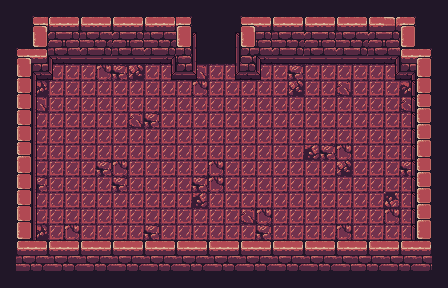

Below is a game level as drawn by its tile map, then a one-line description and the .tmx file that defines it, in full:
An orthogonal 28x18 tile map with 16x16 px tiles, 4 tile layers (Tile - Background, Tile - Floor, Tile - Border, Tile - Skirting) and 10 objects (NicodranasPort).

<map version="1.4" tiledversion="1.4.2" orientation="orthogonal" renderorder="right-down" width="28" height="18" tilewidth="16" tileheight="16" infinite="0" nextlayerid="8" nextobjectid="14">
 <tileset firstgid="1" source="Dungeon.tsx" />
 <layer id="1" name="Tile - Background" width="28" height="18">
  <data encoding="csv">
16,16,16,16,16,16,16,16,16,16,16,16,16,16,16,16,16,16,16,16,16,16,16,16,16,16,16,16,
16,16,16,16,16,16,16,16,16,16,16,16,16,16,16,16,16,16,16,16,16,16,16,16,16,16,16,16,
16,16,16,16,16,16,16,16,16,16,16,16,16,16,16,16,16,16,16,16,16,16,16,16,16,16,16,16,
16,16,16,16,16,16,16,16,16,16,16,16,16,16,16,16,16,16,16,16,16,16,16,16,16,16,16,16,
16,16,16,16,16,16,16,16,16,16,16,16,16,16,16,16,16,16,16,16,16,16,16,16,16,16,16,16,
16,16,16,16,16,16,16,16,16,16,16,16,16,16,16,16,16,16,16,16,16,16,16,16,16,16,16,16,
16,16,16,16,16,16,16,16,16,16,16,16,16,16,16,16,16,16,16,16,16,16,16,16,16,16,16,16,
16,16,16,16,16,16,16,16,16,16,16,16,16,16,16,16,16,16,16,16,16,16,16,16,16,16,16,16,
16,16,16,16,16,16,16,16,16,16,16,16,16,16,16,16,16,16,16,16,16,16,16,16,16,16,16,16,
16,16,16,16,16,16,16,16,16,16,16,16,16,16,16,16,16,16,16,16,16,16,16,16,16,16,16,16,
16,16,16,16,16,16,16,16,16,16,16,16,16,16,16,16,16,16,16,16,16,16,16,16,16,16,16,16,
16,16,16,16,16,16,16,16,16,16,16,16,16,16,16,16,16,16,16,16,16,16,16,16,16,16,16,16,
16,16,16,16,16,16,16,16,16,16,16,16,16,16,16,16,16,16,16,16,16,16,16,16,16,16,16,16,
16,16,16,16,16,16,16,16,16,16,16,16,16,16,16,16,16,16,16,16,16,16,16,16,16,16,16,16,
16,16,16,16,16,16,16,16,16,16,16,16,16,16,16,16,16,16,16,16,16,16,16,16,16,16,16,16,
16,16,16,16,16,16,16,16,16,16,16,16,16,16,16,16,16,16,16,16,16,16,16,16,16,16,16,16,
16,16,16,16,16,16,16,16,16,16,16,16,16,16,16,16,16,16,16,16,16,16,16,16,16,16,16,16,
16,16,16,16,16,16,16,16,16,16,16,16,16,16,16,16,16,16,16,16,16,16,16,16,16,16,16,16
</data>
 </layer>
 <layer id="2" name="Tile - Floor" width="28" height="18">
  <data encoding="csv">
0,0,0,0,0,0,0,0,0,0,0,0,0,0,0,0,0,0,0,0,0,0,0,0,0,0,0,0,
0,0,1,1,1,1,1,1,1,1,1,1,1,1,1,1,1,1,1,1,1,1,1,1,1,1,0,0,
0,0,1,1,1,1,1,1,1,1,1,1,1,1,1,1,1,1,1,1,1,1,1,1,1,1,0,0,
0,1,1,1,1,1,1,1,1,1,1,1,1,1,1,1,1,1,1,1,1,1,1,1,1,1,1,0,
0,1,1,1,1,1,2,15,7,1,1,1,3,1,1,1,1,1,15,1,1,1,1,1,1,1,1,0,
0,1,8,1,1,1,1,1,1,1,1,1,2,1,1,1,1,1,7,1,1,3,1,1,1,8,1,0,
0,1,3,1,1,1,1,1,1,1,1,1,1,1,1,1,1,1,1,1,1,1,1,1,1,3,1,0,
0,1,1,1,1,1,1,1,3,15,1,1,1,1,1,1,1,1,1,1,1,1,1,1,1,1,1,0,
0,1,1,1,1,1,1,1,1,1,1,1,1,1,1,1,1,1,1,1,1,1,1,1,1,1,1,0,
0,1,1,1,1,1,1,1,1,1,1,1,1,1,1,1,1,1,1,4,15,2,1,1,1,1,1,0,
0,1,1,1,1,1,15,2,1,1,1,1,1,2,1,1,1,1,1,1,1,7,1,1,1,15,1,0,
0,1,15,1,1,1,1,15,1,1,1,1,15,2,1,1,1,1,1,1,1,1,1,1,1,1,1,0,
0,1,1,1,1,1,1,1,1,1,1,1,4,1,1,1,1,1,1,1,1,1,1,1,5,1,1,0,
0,1,1,1,1,1,1,1,1,1,1,1,1,1,1,3,2,1,1,1,1,1,1,1,2,1,1,0,
0,1,8,1,2,1,1,1,1,15,1,1,1,1,1,1,15,1,1,1,1,2,1,1,1,1,1,0,
0,1,1,1,1,1,1,1,1,1,1,1,1,1,1,1,1,1,1,1,1,1,1,1,1,1,1,0,
0,1,1,1,1,1,1,1,1,1,1,1,1,1,1,1,1,1,1,1,1,1,1,1,1,1,1,0,
0,0,0,0,0,0,0,0,0,0,0,0,0,0,0,0,0,0,0,0,0,0,0,0,0,0,0,0
</data>
 </layer>
 <layer id="4" name="Tile - Border" width="28" height="18">
  <data encoding="csv">
0,0,0,0,0,0,0,0,0,0,0,0,0,0,0,0,0,0,0,0,0,0,0,0,0,0,0,0,
0,0,38,31,32,31,32,31,32,31,32,37,16,16,16,38,32,31,32,31,32,31,32,31,44,37,0,0,
0,0,41,26,27,18,19,26,27,18,19,41,16,16,16,41,27,18,19,26,27,18,19,26,27,41,0,0,
0,38,32,18,19,26,27,18,19,26,27,27,16,16,16,25,19,26,27,18,19,26,27,18,19,31,37,0,
0,40,25,0,0,0,0,0,0,0,0,25,0,0,0,27,0,0,0,0,0,0,0,0,0,25,40,0,
0,40,0,0,0,0,0,0,0,0,0,0,0,0,0,0,0,0,0,0,0,0,0,0,0,0,40,0,
0,40,0,0,0,0,0,0,0,0,0,0,0,0,0,0,0,0,0,0,0,0,0,0,0,0,39,0,
0,40,0,0,0,0,0,0,0,0,0,0,0,0,0,0,0,0,0,0,0,0,0,0,0,0,39,0,
0,40,0,0,0,0,0,0,0,0,0,0,0,0,0,0,0,0,0,0,0,0,0,0,0,0,39,0,
0,39,0,0,0,0,0,0,0,0,0,0,0,0,0,0,0,0,0,0,0,0,0,0,0,0,40,0,
0,40,0,0,0,0,0,0,0,0,0,0,0,0,0,0,0,0,0,0,0,0,0,0,0,0,39,0,
0,40,0,0,0,0,0,0,0,0,0,0,0,0,0,0,0,0,0,0,0,0,0,0,0,0,39,0,
0,40,0,0,0,0,0,0,0,0,0,0,0,0,0,0,0,0,0,0,0,0,0,0,0,0,39,0,
0,40,0,0,0,0,0,0,0,0,0,0,0,0,0,0,0,0,0,0,0,0,0,0,0,0,39,0,
0,41,0,0,0,0,0,0,0,0,0,0,0,0,0,0,0,0,0,0,0,0,0,0,0,0,41,0,
0,31,32,31,32,31,32,31,32,31,32,31,32,31,32,31,32,31,32,31,32,31,32,31,32,31,32,0,
0,18,19,18,19,18,19,18,19,18,19,18,19,18,19,18,19,18,19,18,19,18,18,19,18,19,18,0,
0,0,0,0,0,0,0,0,0,0,0,0,0,0,0,0,0,0,0,0,0,0,0,0,0,0,0,0
</data>
 </layer>
 <layer id="3" name="Tile - Skirting" width="28" height="18">
  <data encoding="csv">
0,0,0,0,0,0,0,0,0,0,0,0,0,0,0,0,0,0,0,0,0,0,0,0,0,0,0,0,
0,0,0,0,0,0,0,0,0,0,0,0,0,0,0,0,0,0,0,0,0,0,0,0,0,0,0,0,
0,0,0,0,0,0,0,0,0,0,0,0,2147483684,0,36,0,0,0,0,0,0,0,0,0,0,0,0,0,
0,0,0,35,17,17,17,17,17,17,34,0,23,0,24,0,35,17,17,17,17,17,17,17,34,0,0,0,
0,0,35,22,0,0,0,0,0,0,21,17,22,0,21,33,22,0,0,0,0,0,0,0,21,34,0,0,
0,0,23,0,0,0,0,0,0,0,0,0,0,0,0,0,0,0,0,0,0,0,0,0,0,36,0,0,
0,0,23,0,0,0,0,0,0,0,0,0,0,0,0,0,0,0,0,0,0,0,0,0,0,36,0,0,
0,0,23,0,0,0,0,0,0,0,0,0,0,0,0,0,0,0,0,0,0,0,0,0,0,36,0,0,
0,0,23,0,0,0,0,0,0,0,0,0,0,0,0,0,0,0,0,0,0,0,0,0,0,36,0,0,
0,0,23,0,0,0,0,0,0,0,0,0,0,0,0,0,0,0,0,0,0,0,0,0,0,36,0,0,
0,0,23,0,0,0,0,0,0,0,0,0,0,0,0,0,0,0,0,0,0,0,0,0,0,36,0,0,
0,0,23,0,0,0,0,0,0,0,0,0,0,0,0,0,0,0,0,0,0,0,0,0,0,36,0,0,
0,0,23,0,0,0,0,0,0,0,0,0,0,0,0,0,0,0,0,0,0,0,0,0,0,36,0,0,
0,0,23,0,0,0,0,0,0,0,0,0,0,0,0,0,0,0,0,0,0,0,0,0,0,36,0,0,
0,0,23,0,0,0,0,0,0,0,0,0,0,0,0,0,0,0,0,0,0,0,0,0,0,36,0,0,
0,0,0,0,0,0,0,0,0,0,0,0,0,0,0,0,0,0,0,0,0,0,0,0,0,0,0,0,
0,0,0,0,0,0,0,0,0,0,0,0,0,0,0,0,0,0,0,0,0,0,0,0,0,0,0,0,
0,0,0,0,0,0,0,0,0,0,0,0,0,0,0,0,0,0,0,0,0,0,0,0,0,0,0,0
</data>
 </layer>
 <objectgroup id="6" name="Wall">
  <object id="2" x="11" y="37" width="38" height="39" />
  <object id="3" x="45" y="35" width="125" height="26" />
  <object id="5" x="170" y="33" width="26" height="45" />
  <object id="6" x="237" y="33" width="23" height="43" />
  <object id="7" x="259" y="22" width="145" height="38" />
  <object id="9" x="396" y="51" width="35" height="27" />
  <object id="10" x="417" y="81" width="16" height="185" />
  <object id="11" x="28" y="240" width="390" height="33" />
  <object id="12" x="7" y="75" width="24" height="165" />
 </objectgroup>
 <objectgroup id="7" name="Portals">
  <object id="13" name="NicodranasPort" x="190" y="18" width="51" height="53" />
 </objectgroup>
</map>
